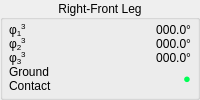
                  <widget class="QGroupBox" name="groupBox_RF">
                   <property name="title">
                    <string>Right-Front Leg</string>
                   </property>
                   <property name="alignment">
                    <set>Qt::AlignCenter</set>
                   </property>
                   <layout class="QGridLayout" name="gridLayout_7">
                    <property name="leftMargin">
                     <number>3</number>
                    </property>
                    <property name="topMargin">
                     <number>0</number>
                    </property>
                    <property name="rightMargin">
                     <number>3</number>
                    </property>
                    <property name="bottomMargin">
                     <number>0</number>
                    </property>
                    <property name="spacing">
                     <number>0</number>
                    </property>
                    <item row="0" column="0">
                     <layout class="QFormLayout" name="formLayout_6">
                      <property name="horizontalSpacing">
                       <number>3</number>
                      </property>
                      <property name="verticalSpacing">
                       <number>0</number>
                      </property>
                      <property name="leftMargin">
                       <number>3</number>
                      </property>
                      <property name="topMargin">
                       <number>3</number>
                      </property>
                      <property name="rightMargin">
                       <number>3</number>
                      </property>
                      <property name="bottomMargin">
                       <number>3</number>
                      </property>
                      <item row="0" column="0">
                       <widget class="QLabel" name="label_Angles7">
                        <property name="text">
                         <string>φ&lt;sub&gt;1&lt;/sub&gt;&lt;sup&gt;3&lt;/sup&gt;</string>
                        </property>
                       </widget>
                      </item>
                      <item row="0" column="1">
                       <widget class="QLabel" name="labelVal_Angles7">
                        <property name="text">
                         <string>000.0°</string>
                        </property>
                        <property name="alignment">
                         <set>Qt::AlignRight|Qt::AlignTrailing|Qt::AlignVCenter</set>
                        </property>
                       </widget>
                      </item>
                      <item row="1" column="0">
                       <widget class="QLabel" name="label_Angles8">
                        <property name="text">
                         <string>φ&lt;sub&gt;2&lt;/sub&gt;&lt;sup&gt;3&lt;/sup&gt;</string>
                        </property>
                       </widget>
                      </item>
                      <item row="1" column="1">
                       <widget class="QLabel" name="labelVal_Angles8">
                        <property name="text">
                         <string>000.0°</string>
                        </property>
                        <property name="alignment">
                         <set>Qt::AlignRight|Qt::AlignTrailing|Qt::AlignVCenter</set>
                        </property>
                       </widget>
                      </item>
                      <item row="2" column="0">
                       <widget class="QLabel" name="label_Angles9">
                        <property name="text">
                         <string>φ&lt;sub&gt;3&lt;/sub&gt;&lt;sup&gt;3&lt;/sup&gt;</string>
                        </property>
                       </widget>
                      </item>
                      <item row="2" column="1">
                       <widget class="QLabel" name="labelVal_Angles9">
                        <property name="text">
                         <string>000.0°</string>
                        </property>
                        <property name="alignment">
                         <set>Qt::AlignRight|Qt::AlignTrailing|Qt::AlignVCenter</set>
                        </property>
                       </widget>
                      </item>
                      <item row="3" column="0">
                       <widget class="QLabel" name="label_Contact3">
                        <property name="text">
                         <string>Ground
Contact</string>
                        </property>
                       </widget>
                      </item>
                      <item row="3" column="1">
                       <widget class="QLabel" name="labelVal_Contact3">
                        <property name="maximumSize">
                         <size>
                          <width>400</width>
                          <height>400</height>
                         </size>
                        </property>
                        <property name="font">
                         <font>
                          <family>MS UI Gothic</family>
                          <pointsize>10</pointsize>
                          <weight>50</weight>
                          <bold>false</bold>
                         </font>
                        </property>
                        <property name="text">
                         <string>&lt;font color=#00FF55&gt;●&lt;/font&gt;</string>
                        </property>
                        <property name="alignment">
                         <set>Qt::AlignRight|Qt::AlignTrailing|Qt::AlignVCenter</set>
                        </property>
                       </widget>
                      </item>
                     </layout>
                    </item>
                   </layout>
                  </widget>
